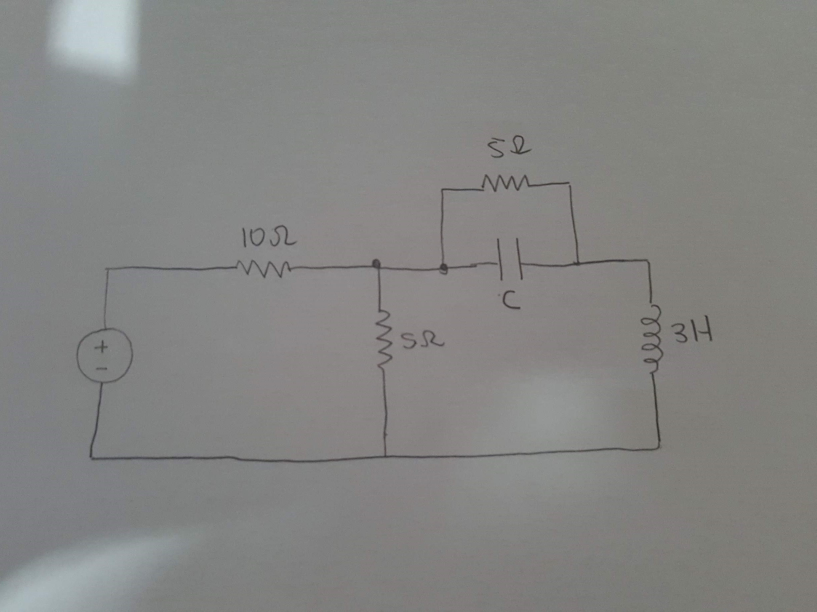
#> input picture dataset/circuits/20201127_135808.jpg, 2449 x 1836 px (shown at 1/3 size); its folder holds only this picture in this run
$ jupyter execute object_detection.ipynb   (shell and % lines are left out)
#> lines starting #> are read from the running program, lines starting #| are printed output that depends on the picture; after the words box and inside, x2 and y2 are one past the last pixel; in counts of white or black regions, pixels touching at a corner belong together
<a href="https://colab.research.google.com/github/aaanthonyyy/3020-project/blob/master/object_detection.ipynb" target="_parent"></a>

[cell 1]
import cv2
import matplotlib.pyplot as plt
#from google.colab.patches import cv2_imshow
import numpy as np
import os

# Component Detection

[cell 2]
%cd dataset/circuits/

[cell 3]
# Set figure size to a tuple for (height, width)

FIG_SIZE = 20
FIG_SIZE = (FIG_SIZE,FIG_SIZE)

[cell 4]
# display sample circuit schematic
img_raw = cv2.imread(os.listdir()[0])
#> img_raw is the input picture: shape (1836, 2449, 3); mean B, G, R 130.4, 132.2, 132.1
img_raw = cv2.resize(img_raw, (1000, 750), interpolation=4)
#> img_raw: shape (750, 1000, 3)
img = cv2.cvtColor(img_raw, cv2.COLOR_BGR2GRAY)

plt.figure(figsize=(10,10))
plt.imshow(img, cmap='gray')
plt.show()

[cell 5]
#@title Transformation Parameters { run: "auto" }

BLOCK = 27 #@param {type:"slider", min:1, max:27, step:2}
C = 10 #@param {type:"slider", min:0, max:30, step:1}

img = cv2.GaussianBlur(img,(5,5),0)

imgTres = cv2.adaptiveThreshold(img,255,
                                cv2.ADAPTIVE_THRESH_GAUSSIAN_C,
                                cv2.THRESH_BINARY
                                ,BLOCK,C)
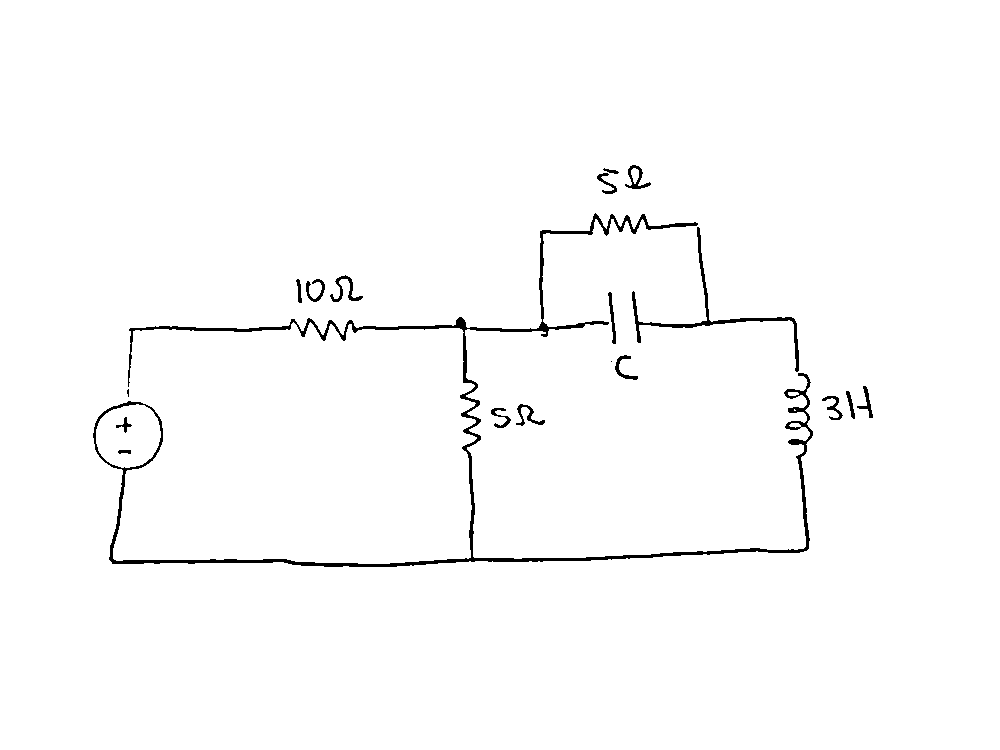
#> imgTres: shape (750, 1000); 98.5% white; 19 black regions (2 under 20 px), largest, box (x1, y1, x2, y2) and area: (93, 213, 813, 567) 7910, (632, 227, 799, 372) 1156, (330, 275, 363, 302) 240

scale = 15

plt.figure(figsize=(1*scale,2*scale))

plt.subplot(1,2,1)
plt.imshow(img, cmap='gray')

plt.subplot(1,2,2)
plt.imshow(imgTres, cmap='gray')

plt.tight_layout()
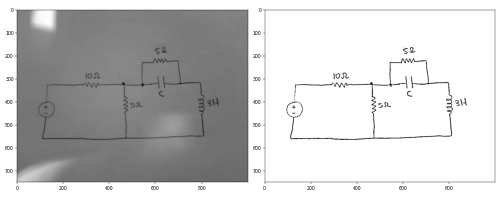
#> figure drawn by matplotlib, 2 panels

[cell 6]
from pprint import pprint
img_tres = cv2.bitwise_not(imgTres)/255

plt.imshow(img_tres, 'gray')
plt.axis('off')

[cell 7]
# perform morphological thinning to get 1px stroke

from skimage import io, color, morphology

imgSkel = morphology.skeletonize(img_tres)
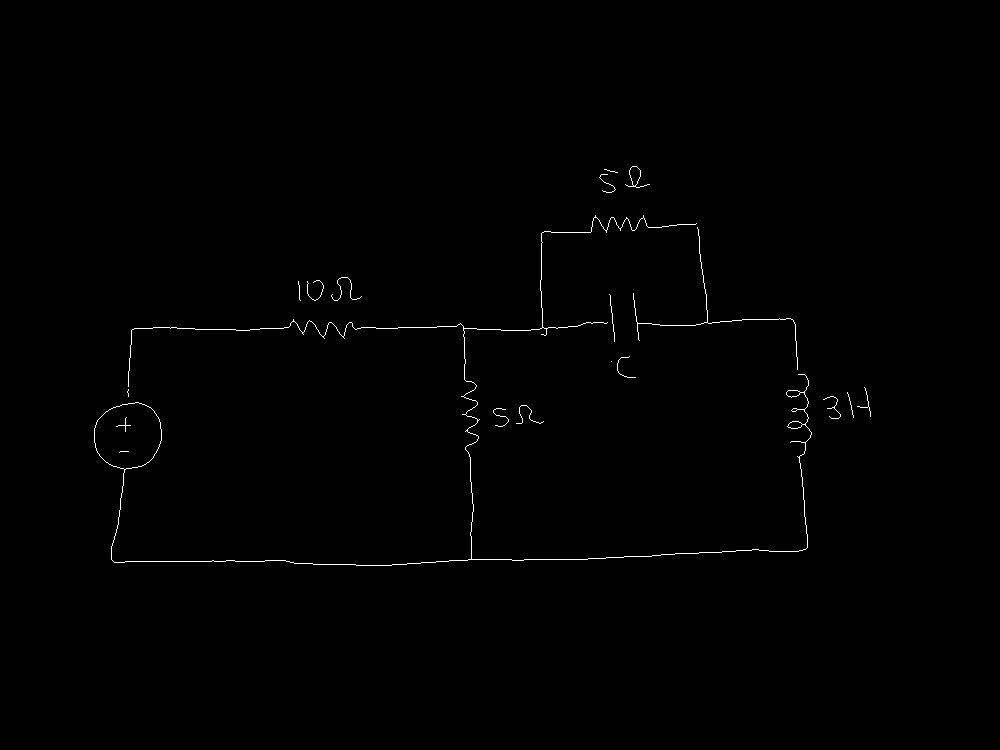
#> imgSkel: shape (750, 1000) bool; 0.45% white in thin lines or dots, all inside (x1, y1, x2, y2) = (94, 166, 871, 566)
imgThin = morphology.thin(imgTres < 0.5)

plt.imshow(imgSkel, cmap='gray')

plt.tight_layout()
plt.axis('off')

[cell 8]
# morphological closing gives blobs around the components

CLOSE_SIZE = 64

kernel = cv2.getStructuringElement(cv2.MORPH_ELLIPSE,(50,50))

imgSkel.dtype = 'uint8'
img_close = cv2.bitwise_not(imgSkel)


img_close = np.copy(imgSkel)
img_close = cv2.morphologyEx(img_close, cv2.MORPH_CLOSE, kernel, iterations=1)
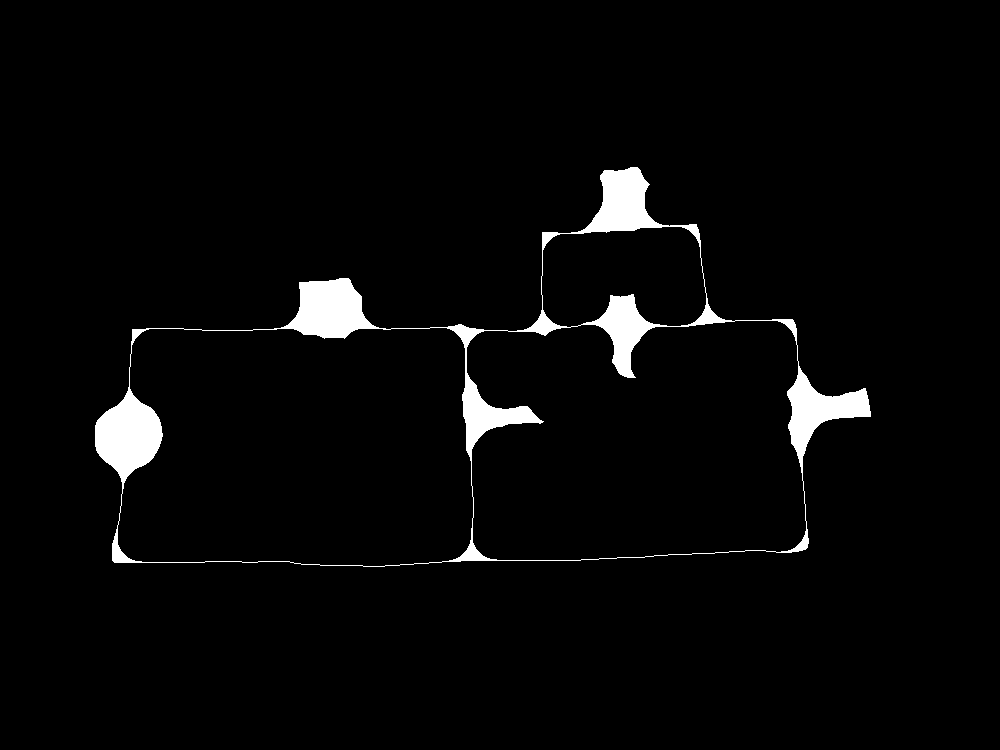
#> img_close: shape (750, 1000); values 0 (black) and 1 (white), 3% white; 1 white region, box (x1, y1, x2, y2) and area: (95, 167, 871, 567) 22353

# plt.figure(figsize=FIG_SIZE)
plt.imshow(img_close, cmap='gray')
plt.axis('off')

[cell 9]
# morphological erosion used to erase connecting lines
# leaving just blobs

kernel = np.ones((3,3),np.uint8)
img_blob = cv2.erode(img_close,kernel,iterations = 1)
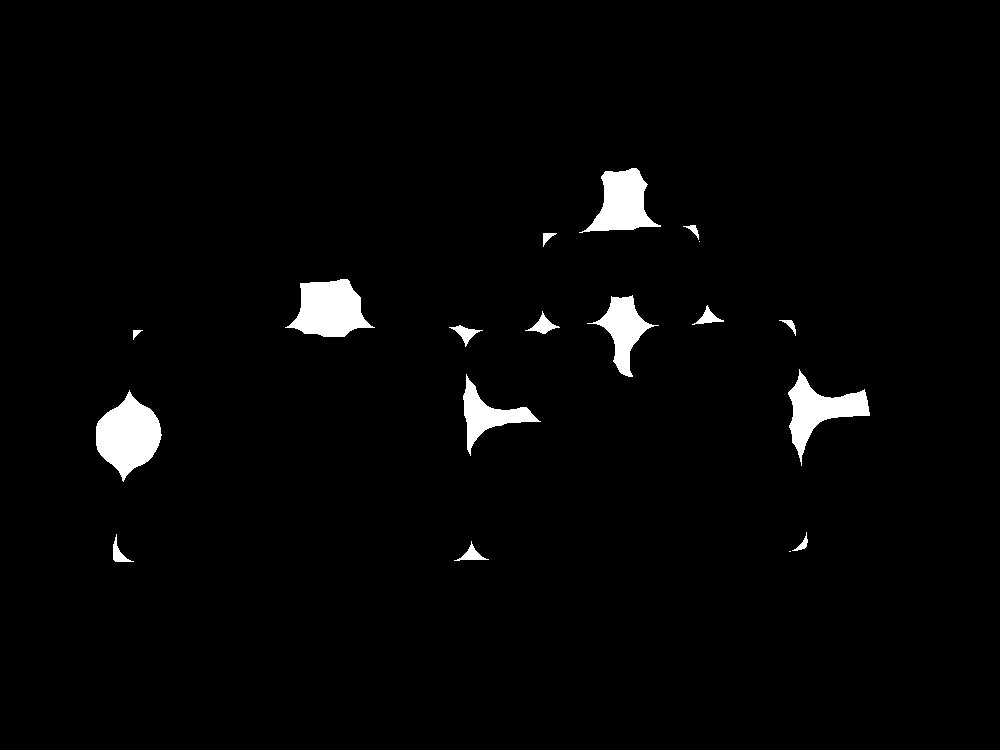
#> img_blob: shape (750, 1000); values 0 (black) and 1 (white), 2.4% white; 18 white regions (2 under 20 px)

plt.figure(figsize=FIG_SIZE)
plt.imshow(img_blob, cmap='gray')
plt.axis("off")

[cell 10]
img_cont = img_raw.copy()

# contour detection
contours5, heirachy = cv2.findContours(img_blob, cv2.RETR_TREE, cv2.CHAIN_APPROX_SIMPLE)
#> contours5 = 18 contours, 2 with area under 20; largest, box (x1, y1, x2, y2) and area: (96, 390, 162, 482) 3506, (285, 279, 375, 337) 3166, (579, 168, 661, 233) 2626, (788, 369, 870, 466) 2624, (587, 295, 659, 377) 1932

img_conts = np.zeros_like(img_raw)
img_conts = cv2.drawContours(cv2.cvtColor(img_blob*255, cv2.COLOR_GRAY2BGR), contours5, -1, (0,0,255), 2)

#cv2_imshow(img_conts)
plt.imshow(img_conts)

[cell 11]
# draw bounding boxes around detection components (blobs)
# returns tuple of new image with boudning boxes, and component locations

def detect_components(img_raw):

    img_cont = img_raw.copy()

    # contour detection
    contours5, heirachy = cv2.findContours(img_blob, cv2.RETR_TREE, cv2.CHAIN_APPROX_SIMPLE)

    components = []

    for c in contours5:
        x, y, w, h = cv2.boundingRect(c)

        # threshold for 50x50 structuring element
        if(w > CLOSE_SIZE or h > CLOSE_SIZE):
            # only include if box meets this threshold
            components.append(np.array((y-10, h+20, x-10, w+20)))
#> this loop made 18 passes
#> (x, y, w, h) on passes 2 to 9: (454, 541, 35, 20), (113, 534, 21, 28), (792, 532, 16, 19), (96, 390, 66, 92), (463, 374, 78, 82), (788, 369, 82, 97), (133, 330, 10, 10), (449, 325, 34, 22)
#> after the loop, components = [[380, 112, 86, 86], [364, 102, 453, 98], [359, 117, 778, 102], [285, 102, 577, 92], [269, 78, 275, 110], [158, 85, 569, 102]]

            # rect = cv2.rectangle(img_cont, (x, y), (x + w, y + h), (0,255,0), 3)

    return components

[cell 12]
# Used to draw bounding boxes and predictions on image
def draw_components(img_raw):

    img = img_raw.copy()

    try:
        img = cv2.cvtColor(img, cv2.COLOR_GRAY2BGR)
    except:
        pass

    components = detect_components(img)

    FONT_FACE = cv2.FONT_HERSHEY_DUPLEX
    FONT_SCALE = 0.7
    COLOR = (0,255,0)


    for i in range(len(components)):
        y,h,x,w = components[i]

        h = y + h
        w = x + w
        y,h,x,w = max(0,y), max(0,h), max(0,x), max(0,w)
        if x >= w or y >= h:
            continue

        img_overlay = np.ones_like(img[y:h,x:w])*255

        # draw bounding-boxes around image
        # cv2.rectangle(img, (x, y), (w, h), COLOR, 2)

        cv2.rectangle(cv2.UMat(img_overlay), (0, 0), (w, h), (0, 255, 0), -1)
        cv2.rectangle(cv2.UMat(img), (x, y), (w, h), (0, 255, 0), 2)

        img[y:h,x:w] = cv2.addWeighted(img[y:h,x:w], 1, img_overlay, 0.1, 0)

        # add labels above bounding boxes
        cv2.putText(img, f'cmp', (x, y-12), FONT_FACE, FONT_SCALE, COLOR, 1)
#> this loop made 6 passes
#> (y, h, x, w) on passes 1 to 6: (380, 492, 86, 172), (364, 466, 453, 551), (359, 476, 778, 880), (285, 387, 577, 669), (269, 347, 275, 385), (158, 243, 569, 671)
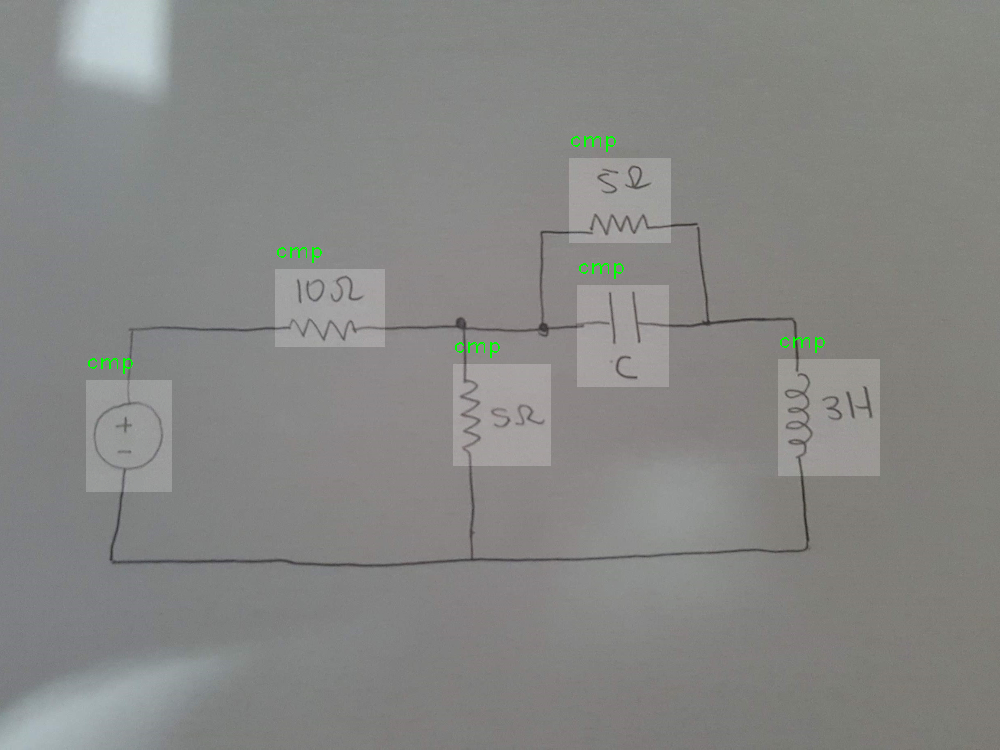
#> img: shape (750, 1000, 3); mean B, G, R 132.2, 134.4, 133.9
#> img_overlay: shape (85, 102, 3); every value is 255

    return img

$ run again, on dataset/circuits/20210307_200951.jpg
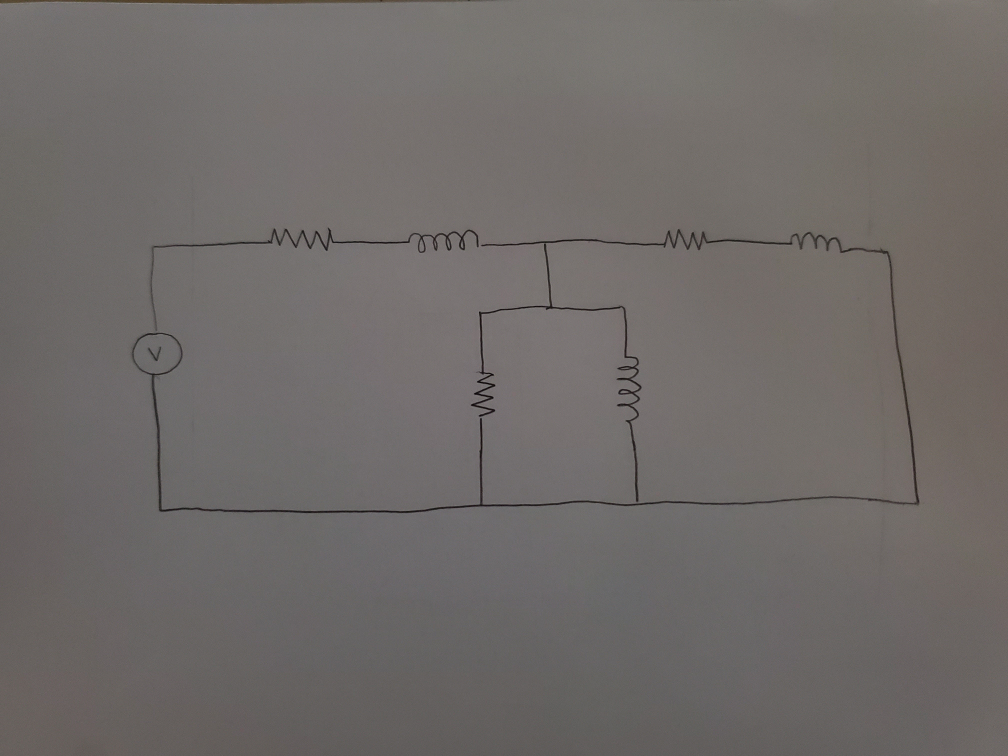
#> input picture dataset/circuits/20210307_200951.jpg, 4032 x 3024 px (shown at 1/4 size)
#> img_raw is the input picture: shape (3024, 4032, 3); mean B, G, R 104.2, 106.4, 110.9
#> img_raw: shape (750, 1000, 3)
#> `imgTres = cv2.adaptiveThreshold(img,255, cv2.ADAPTIVE_THRESH_GAUSSIAN_..`:
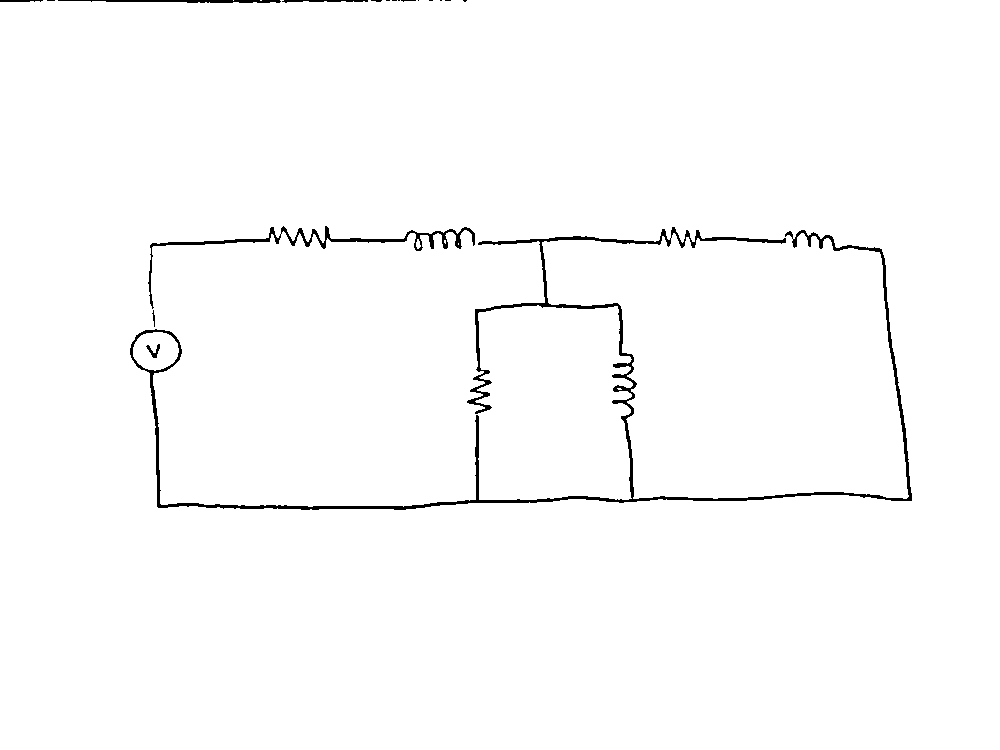
#> imgTres: shape (750, 1000); 98.6% white; 18 black regions (11 under 20 px), largest, box (x1, y1, x2, y2) and area: (130, 227, 912, 510) 7691, (148, 226, 475, 309) 1597, (58, 0, 281, 3) 467
#> imgSkel: shape (750, 1000) bool; 0.46% white in thin lines or dots, all inside (x1, y1, x2, y2) = (0, 0, 911, 509)
#> img_blob: shape (750, 1000); values 0 (black) and 1 (white), 1% white; 21 white regions (2 under 20 px)
#> `contours5, heirachy = cv2.findContours(img_blob, cv2.RETR_TREE, cv2.CH..`: contours5 = 21 contours, 5 with area under 20; largest, box (x1, y1, x2, y2) and area: (133, 315, 180, 390) 1629, (615, 346, 634, 427) 895, (398, 230, 484, 249) 794, (262, 228, 344, 245) 650, (471, 364, 489, 419) 523
#> the loop in detect_components, `for c in contours5:` made 21 passes
#> (x, y, w, h) on passes 1 to 8: (160, 491, 16, 15), (464, 486, 31, 16), (608, 482, 41, 19), (886, 481, 24, 19), (471, 364, 18, 55), (615, 346, 19, 81), (133, 315, 47, 75), (478, 310, 10, 13)
#> after the loop in detect_components, `for c in contours5:`: components = [[336, 101, 605, 39], [305, 95, 123, 67], [223, 36, 766, 86], [220, 39, 388, 106], [218, 37, 252, 102], [-10, 22, 56, 314]]
#> the loop in draw_components, `for i in range(len(components)):` made 6 passes
#> (y, h, x, w) on passes 1 to 6: (336, 437, 605, 644), (305, 400, 123, 190), (223, 259, 766, 852), (220, 259, 388, 494), (218, 255, 252, 354), (0, 12, 56, 370)
#> after the loop in draw_components, `for i in range(len(components)):`:
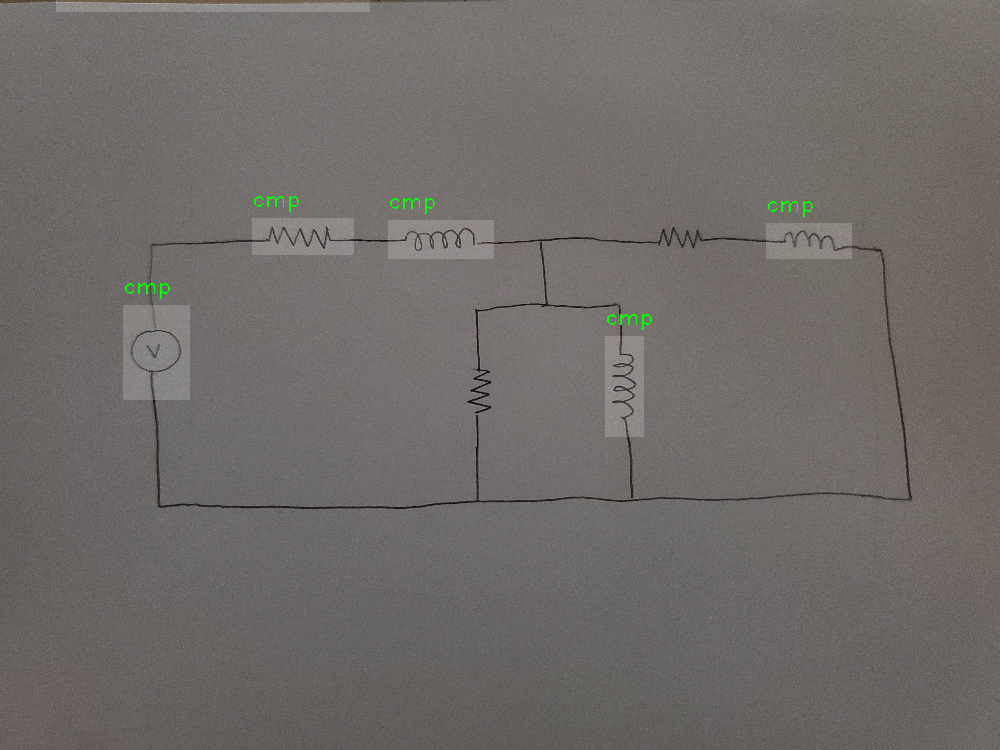
#> img: shape (750, 1000, 3); mean B, G, R 105, 107.4, 111.7
